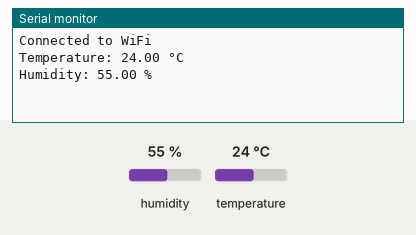
This sketch was run on a simulated Arduino Uno R4 WiFi. Parts: the last lines printed to the serial monitor. The test bench sets the inputs (shaded band); at power-on: humidity 55 %, temperature 24 °C. WiFi joins after 1.5 s; servers stay silent unless stated.

Above: at 4.5 s.
4.6 s: humidity set to 22 %
At 6.0 s:
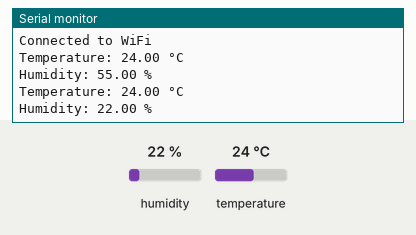
7.3 s: temperature set to 12 °C
At 8.4 s:
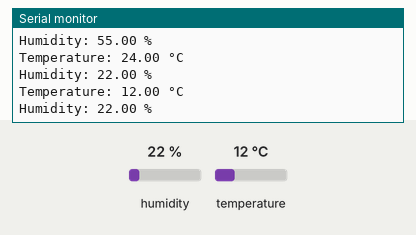
10.0 s: humidity set to 40 %
At 12.1 s:
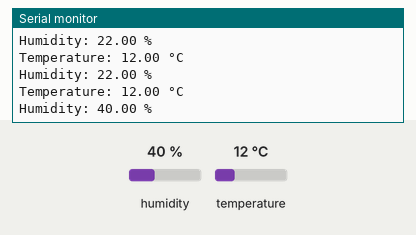
Timing chart, 0 to 13.6 s (numbered marks = the images above; inputs shaded):
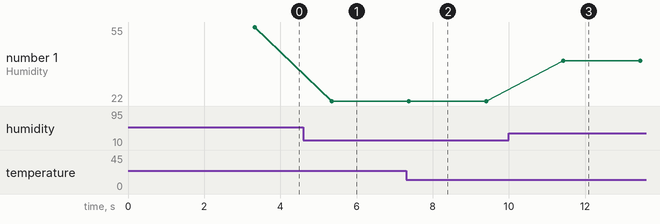

The sketch:

IOT_Weather_Station.ino
```cpp
#define BLYNK_TEMPLATE_ID "TMPL328qnqfxy"
#define BLYNK_TEMPLATE_NAME "IOT Weather Station"
#define BLYNK_AUTH_TOKEN "bom0HS4IiyH3wCT4fpWREM6g391b62ku"

#include<WiFiS3.h>
#include<BlynkSimpleWifi.h>
#include<DHT.h>

#define DHTPIN 2
#define DHTTYPE DHT11

DHT dht(DHTPIN, DHTTYPE);

char ssid[] = "RidAdi";
char pass[] = "Ridit@123";

void setup() {
  Serial.begin(115200);
  dht.begin();

  WiFi.begin(ssid, pass);
  while (WiFi.status() != WL_CONNECTED) {
    delay(1000);
    Serial.println("Connecting to WiFi...");
  }
  Serial.println("Connected to WiFi");

  Blynk.begin(BLYNK_AUTH_TOKEN, ssid, pass);
}

void loop() {
  Blynk.run();

  float temperature = dht.readTemperature();
  float humidity = dht.readHumidity();

  if (isnan(temperature) || isnan(humidity)) {
    Serial.println("Failed to read from DHT sensor!");
    return;
  }

  Serial.print("Temperature: ");
  Serial.print(temperature);
  Serial.println(" °C");
  Serial.print("Humidity: ");
  Serial.print(humidity);
  Serial.println(" %");

  Blynk.virtualWrite(V0, temperature);
  Blynk.virtualWrite(V1, humidity);

  delay(2000);
}
```

Measured:
- after the input at 4.6 s, the serial monitor: prints a new line after 0.75 s (image 1)
- after the input at 7.3 s, the serial monitor: prints a new line after 0.08 s (image 2)
- after the input at 10.0 s, the serial monitor: prints a new line after 1.4 s (image 3)
- plotted number 1: 55 → 22 after the input at 4.6 s, 22 → 40 after the input at 10.0 s
